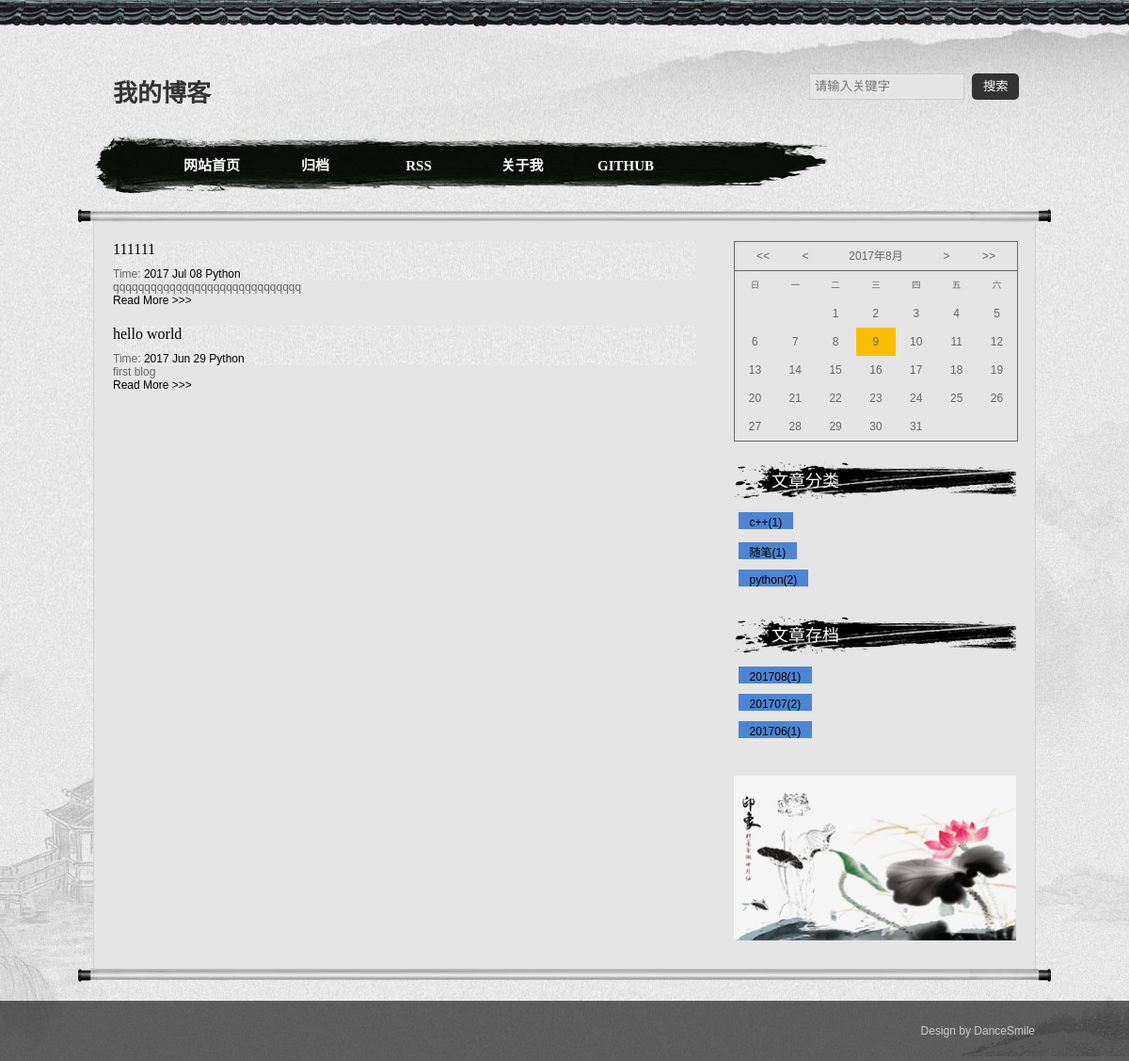
Screenshot of /tag/python/ with the database file from the repository.
### article/models.py (models this page shows, shortened)
class Article(models.Model) :
    title = models.CharField(max_length=100)  #博客题目
    category = models.CharField(max_length=50, blank = True)  #博客标签
    date_time = models.DateTimeField(auto_now_add = True)  #博客日期
    content = RichTextField(blank=True, null=True)  #博客文章正文
    class Meta:  # 按时间下降排序
        ordering = ['-date_time']

### article/views.py (the view)
# urls.py: url(r'^tag/(?P<tag>\S+)/$', views.search_tag, name = 'search_tag'),
def search_tag(request, tag):
    try:
        post_list = Article.objects.filter(category__icontains = tag) #contains
    except Article.DoesNotExist :
        raise Http404
    arg = {'post_list' : post_list}
    ret = count_art(arg)
    return render(request, 'tag.html', ret)

### article/views.py (called while the page is built)
def get_count_tag(Articles):
    tag_count = {}
    if Articles:
        for art in Articles:
            tag = art.category
            if tag not in tag_count:
                tag_count[tag]=0
            tag_count[tag]+=1
    return tag_count

def get_count_time(Articles):
    time_count = {}
    if Articles:
        for art in Articles:
            tt = art.date_time.strftime('%Y%m')
            if tt not in time_count:
                time_count[tt]=0
            time_count[tt]+=1
    ret = sorted(time_count.items(), key=lambda e: e[0], reverse=True)
    return ret

def count_art(arg):
    ret = {}
    try:
        posts = Article.objects.all()  # 获取全部的Article对象
    except Article.DoesNotExist:
        raise Http404
    tag_count = get_count_tag(posts)
    time_count = get_count_time(posts)
    ret['tag_count'] = tag_count
    ret['time_count'] = time_count
    ret.update(arg)
    return ret

### templates/tag.html
{% extends "base.html" %}
{% block content %}
<div class="posts">
    {% for post in post_list %}
        <section class="post">
            <header class="post-header">
                        <h3><a href="{% url 'detail' id=post.id %}">{{ post.title }}</a></h3>
                        Time:  <a href="#">{{ post.date_time |date:"Y M d"}}</a> <a class="post-category post-category-js" href="{% url 'search_tag' tag=post.category %}">{{ post.category|title }}</a>
            </header>
            <div class="post-description">
                {{ post.content|truncatewords_html:20|safe }}
            </div>
                <a class="pure-button" href="{% url 'detail' id=post.id %}">Read More >>> </a>
        </section>
    {% endfor %}
</div>
{% endblock %}
{% block fenlei %}
{% if tag_count%}
<ul>
   {% for tag,count in tag_count.items%}
      <li>
        <p>&nbsp<a class="post-categorys post-category-count" href="{% url 'search_tag' tag=tag %}">{{ tag }}({{count}})</a></p>
      </li>
   {% endfor %}
{% endif %}
</ul>
{% endblock %}
{% block cundang %}
       {% if time_count%}
        <ul>
           {% for value in time_count%}
              <li>
                <p>&nbsp<a class="post-categorys post-category-count" href="{% url 'search_time' t_time=value.0 %}">{{value.0}}({{value.1}})</a></p>
              </li>
           {% endfor %}
       {% endif %}
        </ul>
{% endblock %}

### static/css/base.css (style rules this page uses)
* { margin: 0; padding: 0 }
body { font: 12px "����", Arial, Helvetica, sans-serif; color: #666666; background: url(../images/bg.jpg) repeat }
ul, ol, li { list-style: none; }
h1, h2, h3, h4, h5, h6 { font-size: 100%; font-weight: normal; }
a { outline: none; }
a:link, a:visited, a:active { text-decoration: none; color: #000000 }
header { width: 100%; background: url(../images/yuanshan.jpg) right bottom no-repeat }

### static/css/index.css (style rules this page uses)
.bloglist h3 { margin: 20px 0 10px 0; color: #333; font-size: 16px; font-family: "微软雅黑"; }
.tuwen li { overflow: hidden; clear: both; margin-bottom: 10px }
.tuwen p { margin-top: 5px }
.post-categorys { margin: 0 0.1em; padding: 0.3em 1em; color: #fff; background: #999; font-size: 100%; }
.post-category-count { background: #4d85d1; }

### rows the page displays
Article: title "111111", date_time "2017 Jul 08", category "Python", content "qqqqqqqqqqqqqqqqqqqqqqqqqqqqqq", tag_count "python"
Article: title "hello world", date_time "2017 Jun 29", category "Python", content "first blog"
Article: tag_count "c++"
Article: tag_count "随笔"

### other values shown
{{ count }} "1" "1" "2"
{{ value.0 }} "201708" "201707" "201706"
{{ value.1 }} "1" "2" "1"
